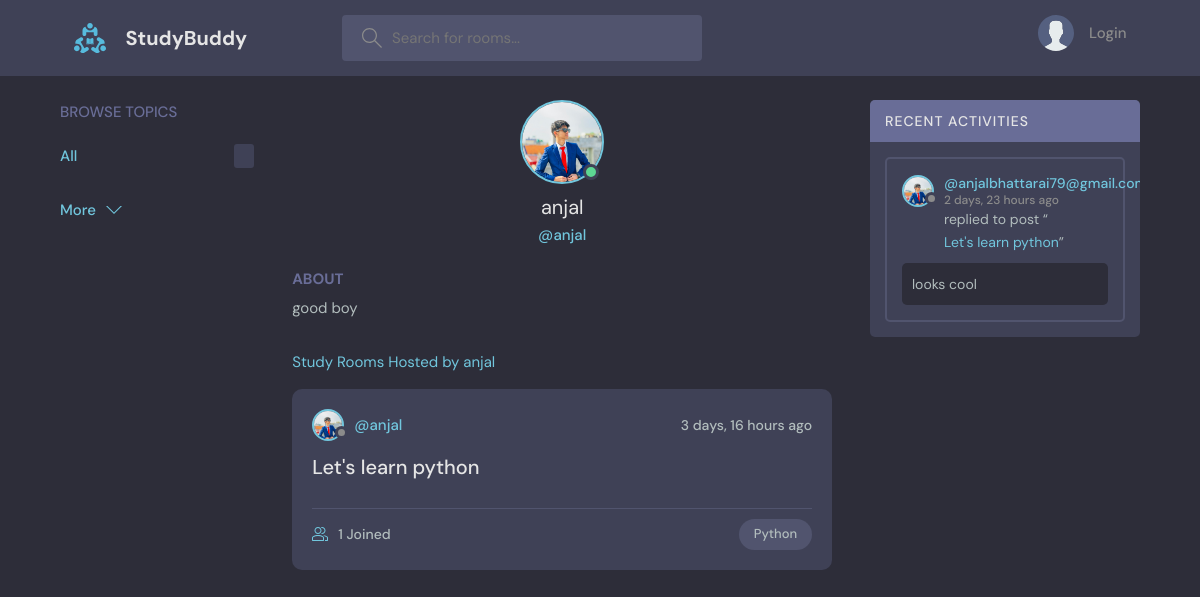
The page /profile/1 on the database as committed earlier.
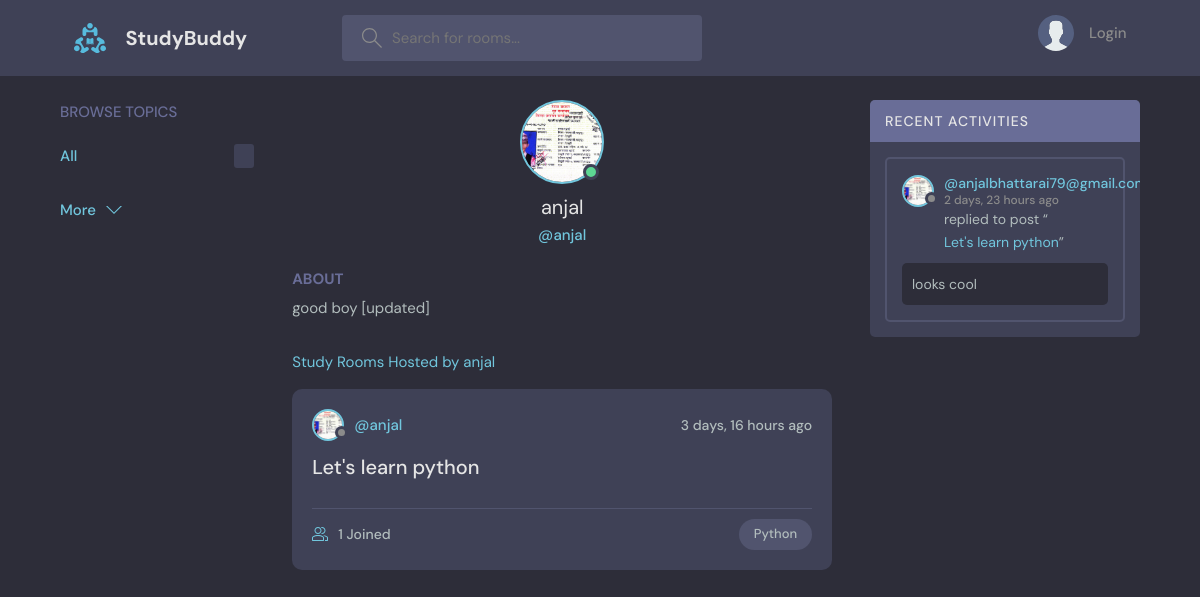
The same page on the database as committed later.
### base/models.py (models this page shows, shortened)
class User(AbstractUser):
    name = models.CharField(max_length=200, null=True)
    email = models.EmailField(unique=True, null=True)
    bio = models.TextField(null=True)
    avatar = models.ImageField(null=True, default="avatar.svg")
    USERNAME_FIELD = 'email'
    REQUIRED_FIELDS = []

class Room(models.Model):
    host = models.ForeignKey(User, on_delete=models.SET_NULL, null=True)
    topic = models.ForeignKey(Topic, on_delete=models.SET_NULL, null=True)
    name = models.CharField(max_length=200)
    description = models.TextField(null=True, blank=True)
    participants = models.ManyToManyField(User, related_name='participants', blank=True)
    updated = models.DateTimeField(auto_now=True)
    created = models.DateField(auto_now_add=True)
    class Meta:
        ordering = ['-created', '-updated']
    def __str__(self):
        return self.name

class Message(models.Model):
    user = models.ForeignKey(User, on_delete=models.CASCADE)
    room = models.ForeignKey(Room, on_delete=models.CASCADE)
    body = models.TextField()
    updated = models.DateTimeField(auto_now=True)
    created = models.DateTimeField(auto_now_add=True)
    class Meta:
        ordering = ['-created']

class Topic(models.Model):
    name = models.CharField(max_length=200)

### base/views.py (the view)
# urls.py: path('profile/<str:pk>', views.userProfile, name='user-profile'),
def userProfile(request, pk):
    user = User.objects.get(id=pk)
    rooms = user.room_set.all()
    room_messages = user.message_set.all()
    topics = Topic.objects.all()
    context = {'user': user, 'rooms':rooms, 'room_messages': room_messages, topics: topics}
    return render(request, 'base/profile.html', context)

### base/templates/base/profile.html (shortened to what this page needs)
{% extends 'main.html' %}
{% block content %}
  <main class="profile-page layout layout--3">
    <div class="container">
        {% include 'base/topics_component.html'%}
      <div class="roomList">
        <div class="profile">
          <div class="profile__avatar">
            <div class="avatar avatar--large active">
              <img src="{{ user.avatar.url }}" />
            </div>
          </div>
          <div class="profile__info">
            <h3>{{user.username}}</h3>
            <p>@{{user.username}}</p>
          </div>
          <div class="profile__about">
            <h3>About</h3>
            <p>
              {{ user.bio }}
            </p>
          </div>
        </div>
        <div class="roomList__header">
          <div>
            <a>Study Rooms Hosted by {{ user.username }}</a>
          </div>
        </div>
        {% include 'base/feed_component.html' %}
      </div>
      {% include 'base/activity_component.html' %}
    </div>
  </main>
{% endblock content %}

### base/templates/base/feed_component.html (shortened to what this page needs)
{% for room in rooms %}
<div class="roomListRoom">
  <div class="roomListRoom__header">
    <a href="{% url 'user-profile' room.host.id %}" class="roomListRoom__author">
      <div class="avatar avatar--small">
        <img src="{{room.host.avatar.url}}" />
      </div>
      <span>@{{room.host.username}}</span>
    </a>
    <div class="roomListRoom__actions">
      <span>{{room.created|timesince}} ago </span>
    </div>
  </div>
  <div class="roomListRoom__content">
    <a href="{% url 'room' room.id %}">{{room.name}}</a>
  </div>
  <div class="roomListRoom__meta">
    <a href="{% url 'room' room.id %}" class="roomListRoom__joined">
      {{room.participants.all.count}} Joined
    </a>
    <p class="roomListRoom__topic">{{room.topic.name}}</p>
  </div>
</div>
{% endfor %}

### base/templates/base/activity_component.html (shortened to what this page needs)
 <div class="activities">
          <div class="activities__header">
            <h2>Recent Activities</h2>
          </div>
          {% for message in room_messages %}
          <div class="activities__box">
            <div class="activities__boxHeader roomListRoom__header">
              <a href="{% url 'user-profile' message.user.id %}" class="roomListRoom__author">
                <div class="avatar avatar--small">
                  <img src="{{message.user.avatar.url}}" />
                </div>
                <p>
                  @{{ message.user }}
                  <span>{{ message.created|timesince }} ago</span>
                </p>
              </a>
            </div>
            <div class="activities__boxContent">
              <p>replied to post “<a href="{% url 'room' message.room.id %}">{{message.room}}</a>”</p>
              <div class="activities__boxRoomContent">
                {{message.body}}
              </div>
            </div>
          </div>
          {% endfor %}
        </div>

Rows that differ between the two databases and show on the page:
changed User "anjal": avatar: a different picture; bio "good boy" → "good boy [updated]"
changed through a linked row, Room "Let's learn python": host.avatar: a different picture
changed through a linked row, Message "looks cool": user.avatar: a different picture
